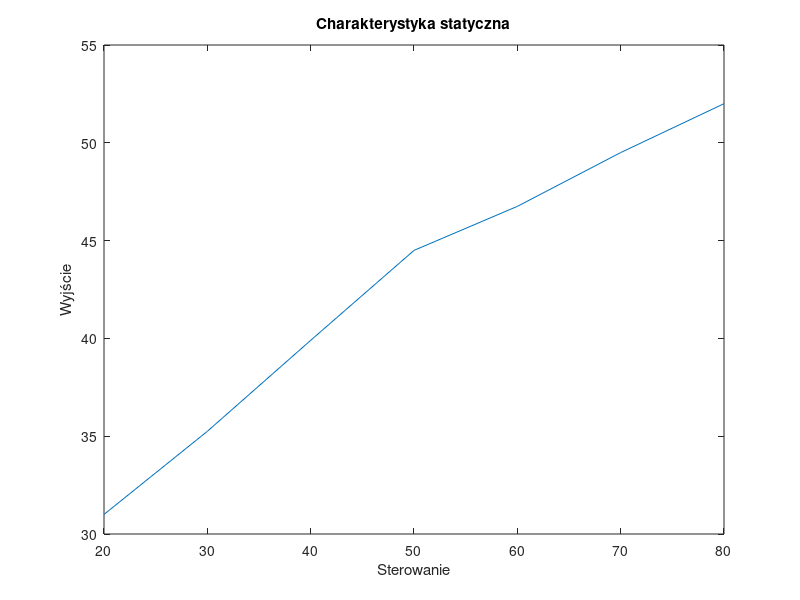

This chart was generated by the following MATLAB code: (Note: this script raises an error after producing the figure.)
Upp = 29;
Ypp = 34.9;
u = [20:10:80];
y = [31, 35.25, 39.9, 44.5, 46.75, 49.5, 52];
plot(u, y);
title('Charakterystyka statyczna')
xlabel('Sterowanie')
ylabel('Wyjście')
matlab2tikz ('zad2_stat.tex' , 'showInfo' , false, 'standalone', true)
